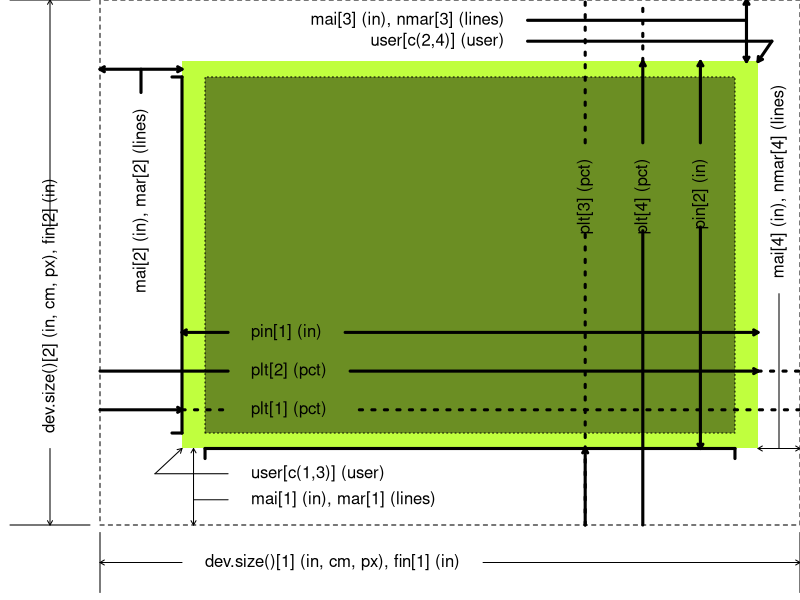

Generate this figure with R:
## ---- chunk 1
x <- function(p) {
  marks <- c(-1, 0, 0.82, 7-0.42, 7, 7)
  p <- ifelse (p < 100, 100, p)
  p <- ifelse (p > 500, 500, p)
  i <- p %/% 100
  w <- (p/100) %% 1
  return((1-w)*marks[i]+w*marks[i+1])
}
y <- function(p) {
  marks <- c(-1, 0, 1.02, 7-0.82, 7, 7)
  p <- ifelse (p < 100, 100, p)
  p <- ifelse (p > 500, 500, p)
  i <- p %/% 100
  w <- (p/100) %% 1
  return((1-w)*marks[i]+w*marks[i+1])
}
par(mar=rep(0, 4), xaxs="i", yaxs="i")
plot(c(-1,7), c(-1,7), type="n", axes=FALSE)

axis(side=1, pos=y(300), at=x(c(304, 396)), labels=rep(" ", 2)) 
axis(side=2, pos=x(300), at=y(c(304, 396)), labels=rep(" ", 2)) 

# user coordinates after adding 4%
polygon(
  x=x(c(300, 400, 400, 300)),
  y=y(c(300, 300, 400, 400)),
  density=NA, col="olivedrab1", border=NA)

# user coordinates defined by xlim, ylim
polygon(
  x=x(c(304, 396, 396, 304)),
  y=y(c(304, 304, 396, 396)),
  density=NA, col="olivedrab", border="black", lty="dotted")

# graphics device size (x)
s1 <- "dev.size()[1] (in, cm, px), fin[1] (in)"
w1 <- strwidth(s1)
text(x(304), y(150), s1, adj=0)
arrows(x(300), y(150), x(200), y(150), len=0.05)
arrows(x(308)+w1, y(150), x(500), y(150), len=0.05)
segments(x(200), y(190), x(200), y(110))
segments(x(500), y(190), x(500), y(110))

# graphics device size (y)
s2 <- "dev.size()[2] (in, cm, px), fin[2] (in)"
w2 <- strwidth(s2)
text(x(150), y(304), s2, adj=0, srt=90)
arrows(x(150), y(300), x(150), y(200), len=0.05)
arrows(x(150), y(308)+w2, x(150), y(500), len=0.05)
segments(x(190), y(200), x(110), y(200))
segments(x(190), y(500), x(110), y(500))

# plotting region size (x)
s3 <- "pin[1] (in)"
w3 <- strwidth(s3)
text  (x(312),    y(330), s3, adj=0)
arrows(x(308),    y(330), x(300), y(330), lwd=3, len=0.05)
arrows(x(316)+w3, y(330), x(400), y(330), lwd=3, len=0.05)

s4 <- "plt[1] (pct)"
w4 <- strwidth(s4)
text    (x(312), y(310), s4, adj=0)
arrows  (x(200), y(310), x(300), y(310), lwd=3, len=0.05)
segments(x(300), y(310), x(308), y(310), lty="dotted", lwd=3)
segments(x(500), y(310), x(316)+w4, y(310), lty="dotted", lwd=3)

s5 <- "plt[2] (pct)"
w5 <- strwidth(s5)
text    (x(312),    y(320), s5, adj=0)
segments(x(200),    y(320), x(308), y(320), lwd=3)
arrows  (x(316)+w5, y(320), x(400), y(320), lwd=3, len=0.05)
segments(x(400),    y(320), x(500), y(320), lwd=3, lty="dotted")


s6 <- "pin[2] (in)"
w6 <- strwidth(s6)
arrows(x(390), y(371)-w6, x(390), y(300), lwd=3, len=0.05)
arrows(x(390), y(379),    x(390), y(400), lwd=3, len=0.05)
text  (x(390), y(375), s6, adj=1, srt=90)

s7 <- "plt[4] (pct)"
w7 <- strwidth(s7)
text    (x(380), y(375), s7, adj=1, srt=90)
segments(x(380), y(200), x(380), y(371)-w7, lwd=3)
arrows  (x(380), y(379), x(380), y(400), lwd=3, len=0.05)
segments(x(380), y(400), x(380), y(500), lwd=3, lty="dotted")

s8 <- "plt[3] (pct)"
w8 <- strwidth(s8)
text    (x(370), y(375), s8, adj=1, srt=90)
segments(x(370), y(200), x(370), y(371)-w7, lwd=3, lty="dotted")
arrows  (x(370), y(200), x(370), y(300), lwd=3, len=0.05)
segments(x(370), y(379), x(370), y(500), lwd=3, lty="dotted")

# bottom margin
arrows  (x(302), y(200), x(302), y(300), length=0.05, code=3)
segments(x(302), y(233), x(308), y(233), length=0.05)
text(    x(312), y(233), "mai[1] (in), mar[1] (lines)", adj=0, cex=1.0)

# lower left user coordinates
arrows  (x(267), y(267), x(300), y(300), len=0.05)
segments(x(267), y(267), x(308), y(267))
text    (x(312), y(267), "user[c(1,3)] (user)", adj=0)

# upper right user coordinates
arrows  (x(433), y(433), x(400), y(400), lwd=3, len=0.05)
segments(x(433), y(433), x(360), y(433), lwd=3)
text    (x(356), y(433), "user[c(2,4)] (user)", adj=1)

# top margin
arrows  (x(398), y(400), x(398), y(500), lwd=3, length=0.05, code=3)
segments(x(398), y(467), x(360), y(467), lwd=3)
text    (x(356), y(467), "mai[3] (in), nmar[3] (lines)", adj=1, cex=1.0)

# left margin
arrows  (x(200), y(398), x(300), y(398), lwd=3, len=0.05, code=3)
segments(x(250), y(398), x(250), y(392), lwd=3)
text    (x(250), y(388), "mai[2] (in), mar[2] (lines)", adj=1, srt=90)

# right margin
arrows(x(400), y(300), x(500), y(300), length=0.05, code=3)
segments(x(450), y(300), x(450), y(340))
text(x(450), y(344), "mai[4] (in), nmar[4] (lines)", adj=0, srt=90, cex=1.0)

axis(side=1, pos=y(300), at=x(c(304, 396)), labels=rep(" ", 2), lwd=3) 
axis(side=2, pos=x(300), at=y(c(304, 396)), labels=rep(" ", 2), lwd=3) 

polygon(x=x(c(200, 500, 500, 200)), y=y(c(200, 200, 500, 500)),   lty="dashed")
